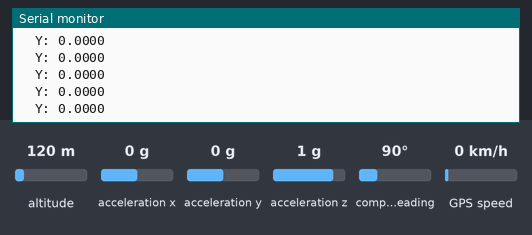
A sketch run on a simulated Arduino Mega 2560, built with avr-gcc and run on an emulated ATmega2560. On the bench: the last lines printed to the serial monitor. The inputs (shaded band) are chosen by the test bench; at power-on: acceleration x 0 g, acceleration y 0 g, acceleration z 1 g, altitude 120 m, compass heading 90°, GPS speed 0 km/h. The GPS gets a fix after 3 s at 37.7749, -122.4194 with 8 satellites.

Above: at 3.8 s.
3.9 s: acceleration x set to -1.4 g
At 4.29 s:
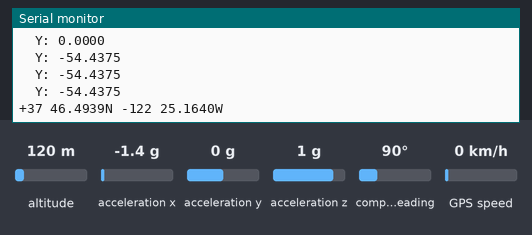
7.8 s: acceleration y set to -1.4 g
At 7.89 s:
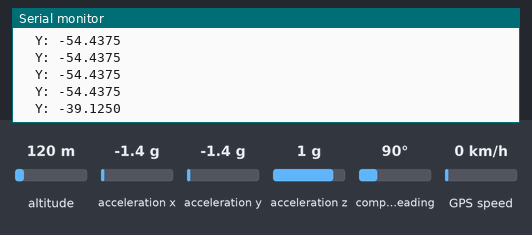
9.3 s: acceleration z set to -1.4 g
At 9.32 s:
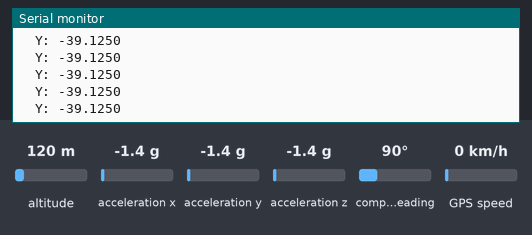
Timing chart, 0 to 12.3 s (numbered marks = the images above; inputs shaded):
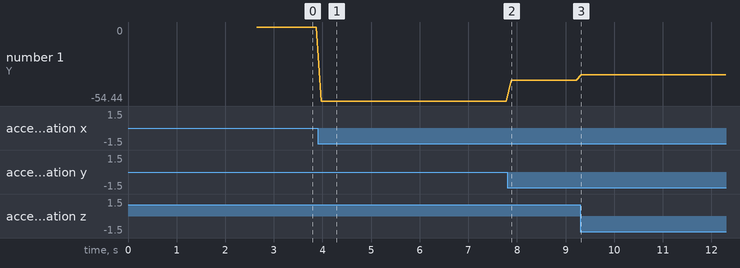

Measured:
- after the input at 3.9 s, the serial monitor: prints a new line after 0.08 s (image 1)
- after the input at 7.8 s, the serial monitor: prints a new line after 0.08 s (image 2)
- plotted number 1: 0 → -54.44 after the input at 3.9 s, -54.44 → -39.12 after the input at 7.8 s, -39.12 → -35.25 after the input at 9.3 s

The sketch:

GPSLean.ino
```cpp
#include <Adafruit_GPS.h>
#include <SoftwareSerial.h>
#include <Wire.h>
#include <Adafruit_Sensor.h>
#include <Adafruit_BNO055.h>
#include <utility/imumaths.h>

// If you're using the Adafruit GPS shield, change
// SoftwareSerial mySerial(3, 2); -> SoftwareSerial mySerial(8, 7);
// and make sure the switch is set to SoftSerial

// If using software serial, keep this line enabled
// (you can change the pin numbers to match your wiring):
SoftwareSerial mySerial(8, 7);

// If using hardware serial (e.g. Arduino Mega), comment out the
// above SoftwareSerial line, and enable this line instead
// (you can change the Serial number to match your wiring):

//HardwareSerial mySerial = Serial1;


Adafruit_GPS GPS(&mySerial);


// Set GPSECHO to 'false' to turn off echoing the GPS data to the Serial console
// Set to 'true' if you want to debug and listen to the raw GPS sentences.
#define GPSECHO  true

/* Set the delay between fresh samples */
#define BNO055_SAMPLERATE_DELAY_MS (100)

Adafruit_BNO055 bno = Adafruit_BNO055(55);

// this keeps track of whether we're using the interrupt
// off by default!
boolean usingInterrupt = false;
void useInterrupt(boolean); // Func prototype keeps Arduino 0023 happy


void setup() {
// connect at 115200 so we can read the GPS fast enough and echo without dropping chars
  // also spit it out
  Serial.begin(115200);
  //Serial.println("Adafruit GPS library basic test!");

  // 9600 NMEA is the default baud rate for Adafruit MTK GPS's- some use 4800
  GPS.begin(9600);

  // uncomment this line to turn on RMC (recommended minimum) and GGA (fix data) including altitude
  GPS.sendCommand(PMTK_SET_NMEA_OUTPUT_RMCGGA);
  // uncomment this line to turn on only the "minimum recommended" data
  //GPS.sendCommand(PMTK_SET_NMEA_OUTPUT_RMCONLY);
  // For parsing data, we don't suggest using anything but either RMC only or RMC+GGA since
  // the parser doesn't care about other sentences at this time

  // Set the update rate
  GPS.sendCommand(PMTK_SET_NMEA_UPDATE_1HZ);   // 1 Hz update rate
  // For the parsing code to work nicely and have time to sort thru the data, and
  // print it out we don't suggest using anything higher than 1 Hz

  // Request updates on antenna status, comment out to keep quiet
  GPS.sendCommand(PGCMD_ANTENNA);

  // the nice thing about this code is you can have a timer0 interrupt go off
  // every 1 millisecond, and read data from the GPS for you. that makes the
  // loop code a heck of a lot easier!
  useInterrupt(true);

  delay(1000);
  // Ask for firmware version
  mySerial.println(PMTK_Q_RELEASE);
/*---------------
  END GPS - START LEAN
  ----------------*/
    Serial.begin(9600);
  Serial.println("Orientation Sensor Test"); Serial.println("");

  /* Initialise the sensor */
  if(!bno.begin())
  {
    /* There was a problem detecting the BNO055 ... check your connections */
    Serial.print("Ooops, no BNO055 detected ... Check your wiring or I2C ADDR!");
    while(1);
  }

  delay(1000);

  /* Display some basic information on this sensor */
  displaySensorDetails();

  bno.setExtCrystalUse(true);


}

// Interrupt is called once a millisecond, looks for any new GPS data, and stores it
SIGNAL(TIMER0_COMPA_vect) {
  char c = GPS.read();
  // if you want to debug, this is a good time to do it!
#ifdef UDR0
  //if (GPSECHO)
    //if (c) UDR0 = c;
    // writing direct to UDR0 is much much faster than Serial.print
    // but only one character can be written at a time.
#endif
}

void useInterrupt(boolean v) {
  if (v) {
    // Timer0 is already used for millis() - we'll just interrupt somewhere
    // in the middle and call the "Compare A" function above
    OCR0A = 0xAF;
    TIMSK0 |= _BV(OCIE0A);
    usingInterrupt = true;
  } else {
    // do not call the interrupt function COMPA anymore
    TIMSK0 &= ~_BV(OCIE0A);
    usingInterrupt = false;
  }
}

void displaySensorDetails(void)
{
  sensor_t sensor;
  bno.getSensor(&sensor);
  Serial.println("------------------------------------");
  Serial.print  ("Sensor:       "); Serial.println(sensor.name);
  Serial.print  ("Driver Ver:   "); Serial.println(sensor.version);
  Serial.print  ("Unique ID:    "); Serial.println(sensor.sensor_id);
  Serial.print  ("Max Value:    "); Serial.print(sensor.max_value); Serial.println(" xxx");
  Serial.print  ("Min Value:    "); Serial.print(sensor.min_value); Serial.println(" xxx");
  Serial.print  ("Resolution:   "); Serial.print(sensor.resolution); Serial.println(" xxx");
  Serial.println("------------------------------------");
  Serial.println("");
  delay(500);
}


uint32_t timer = millis();

void loop() {
  mySerial.listen();
// in case you are not using the interrupt above, you'll
  // need to 'hand query' the GPS, not suggested :(
  if (! usingInterrupt) {
    // read data from the GPS in the 'main loop'
    char c = GPS.read();
    // if you want to debug, this is a good time to do it!
    //if (GPSECHO)
      //if (c) Serial.print(c);
  }

  // if a sentence is received, we can check the checksum, parse it...
  if (GPS.newNMEAreceived()) {
    // a tricky thing here is if we print the NMEA sentence, or data
    // we end up not listening and catching other sentences!
    // so be very wary if using OUTPUT_ALLDATA and trytng to print out data
    //Serial.println(GPS.lastNMEA());   // this also sets the newNMEAreceived() flag to false

    if (!GPS.parse(GPS.lastNMEA()))   // this also sets the newNMEAreceived() flag to false
      return;  // we can fail to parse a sentence in which case we should just wait for another
  }

  // if millis() or timer wraps around, we'll just reset it
  if (timer > millis())  timer = millis();

  // approximately every 2 seconds or so, print out the current stats
  if (millis() - timer > 2000) {
    timer = millis(); // reset the timer

    if (GPS.fix) {
      String lat = String(GPS.latitude,4);
      lat = lat+(GPS.lat); //tells whether N/S
      String lon = String(GPS.longitude,4);
      lon = lon+(GPS.lon); //tells whether E/W

      //latitude will not exceed 10 characters, longitude can be 10 or 11 characters
      String latFirst = lat.substring(0,2);
      String latSecond = lat.substring(2,10);
      lat = latFirst + " " + latSecond;
      //add the + or - for gps interpretation
      if(lat.substring(10) == "N"){
       lat = "+" + lat;
      }else{
       lat = "-" + lat;
      }

      //longitude will be 10 or 11 characters, so if not 10, will be 11
      if(lon.length() == 10){
        String lonFirst = lon.substring(0,2);
        String lonSecond = lon.substring(2,10);
        lon = lonFirst + " " + lonSecond;
        if(lon.substring(10) == "W"){
         lon = "-" + lon;
        }else{
         lon = "+" + lon;
        }

      }else{
        String lonFirst = lon.substring(0,3);
        String lonSecond = lon.substring(3,11);
        lon = lonFirst + " " + lonSecond;
        if(lon.substring(11) == "W"){
         lon = "-" + lon;
        }else{
         lon = "+" + lon;
        }
      }

      Serial.println(lat + " " + lon);
    }
  }
/*--------
  END GPS - Start Lean angle
  --------*/
  /* Get a new sensor event */
  sensors_event_t event;
  bno.getEvent(&event);

  /* Display the floating point data */
  //Serial.print("X: ");
  //Serial.print(event.orientation.x, 4);
  Serial.print("\tY: ");
  Serial.print(event.orientation.y, 4);
  //Serial.print("\tZ: ");
  //Serial.print(event.orientation.z, 4);
  Serial.println("");

  delay(BNO055_SAMPLERATE_DELAY_MS);

}
```
